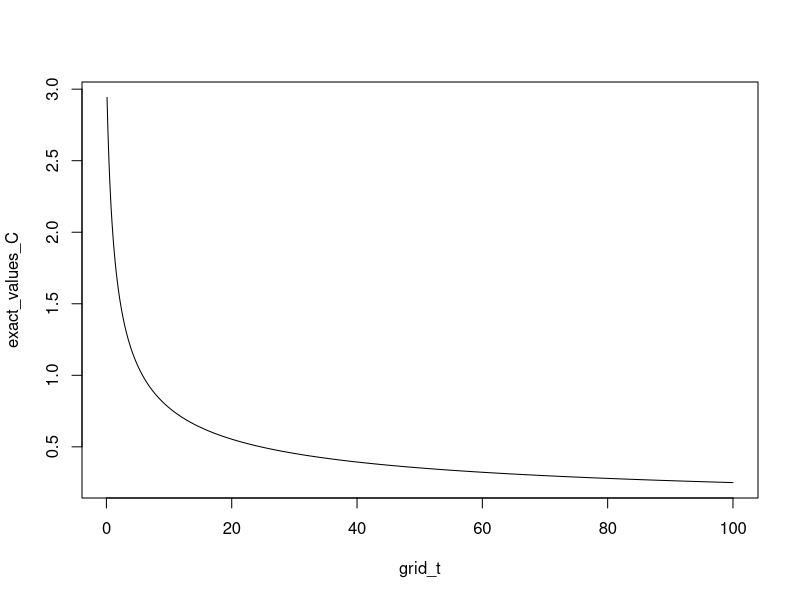

Write the R code that produced this figure.
## ---- chunk 1
knitr::opts_chunk$set(echo = TRUE)
## ---- chunk 2
grid_t <- seq(0.1, 100, 0.1)

exact_formula_C <- function(t){
  (sqrt(pi) * gamma((t + 1)/2))/gamma(t/2 + 1)
}

exact_values_C <- exact_formula_C(grid_t)
plot(grid_t, exact_values_C, type = 'l')
## ---- chunk 3
n <- 10^6
## ---- chunk 4
u <- runif(10^6)
W <- u^grid_t*1/(cos(asin(u)))+(cos(asin(u)))^(grid_t-1)
EstIntegral<-mean(W)

print(EstIntegral)

exact_values_C
EstIntegral
## ---- chunk 5
f <- function(x, y) {
  r <- sqrt(x^2 + y^2)
  ifelse(r == 0, 1, sin(r) / r)  # Handle the removable singularity at (0,0)
}

result <- integrate(function(y) {
  sapply(y, function(yi) {
    integrate(function(x) f(x, yi), -1, 1)$value
  })
}, -1, 1)

# Print the result
result$value
